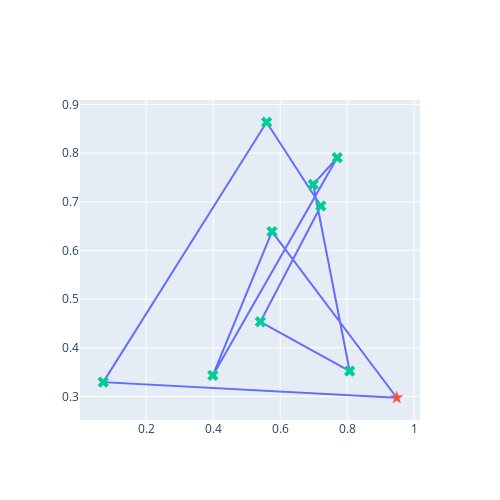

The notebook cell this image was saved under:
### Markdown cell above
#### Test the function `draw_salesman(path, cities)`

### Code cell
rg = Generator(PCG64(42069)) # set your own unique seed number
n_cities = 10
cities = simulate_cities(rg, n_cities) # simulate the list of cities
print("Cities:", cities)
solution = list(range(0, n_cities)) # sample solution of the path of the salesman
solution.append(solution[0])
print("Path Solution:", solution)
draw_salesman(solution, cities) # draw salesman

### Figure 1 — Plotly figure (JSON) as saved in the notebook; plotly's stock layout.template omitted (floating-point values rounded to 4 significant figures)
{"data": [{"mode": "lines", "type": "scatter", "x": [0.9479, 0.0718, 0.5594, 0.7213, 0.5409, 0.8073, 0.6986, 0.7702, 0.3989, 0.5755, 0.9479], "y": [0.2974, 0.3295, 0.8635, 0.6914, 0.4535, 0.3523, 0.7357, 0.7906, 0.3432, 0.6389, 0.2974]}, {"marker": {"size": 10, "symbol": "star"}, "mode": "markers", "text": "0", "type": "scatter", "x": [0.9479], "y": [0.2974]}, {"marker": {"size": 10, "symbol": "x"}, "mode": "markers", "text": ["1", "2", "3", "4", "5", "6", "7", "8", "9"], "type": "scatter", "x": [0.0718, 0.5594, 0.7213, 0.5409, 0.8073, 0.6986, 0.7702, 0.3989, 0.5755], "y": [0.3295, 0.8635, 0.6914, 0.4535, 0.3523, 0.7357, 0.7906, 0.3432, 0.6389]}], "layout": {"height": 500, "showlegend": false, "width": 500}}
